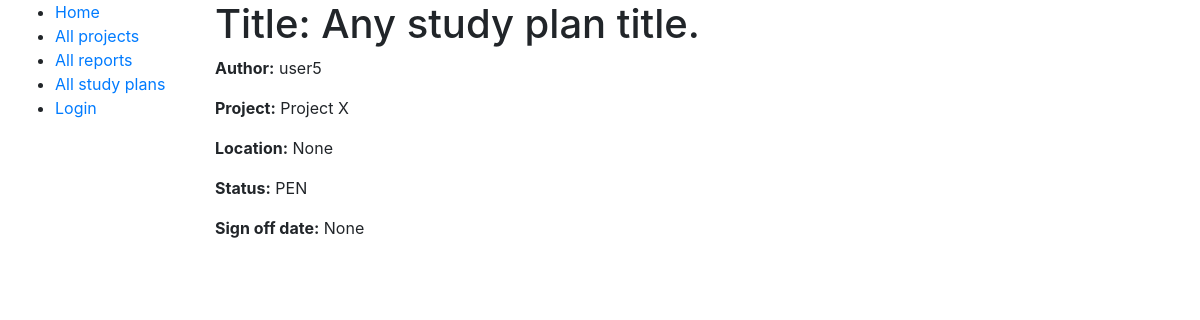
/fileindex/study_plans/2, run on an earlier commit of the app's database.
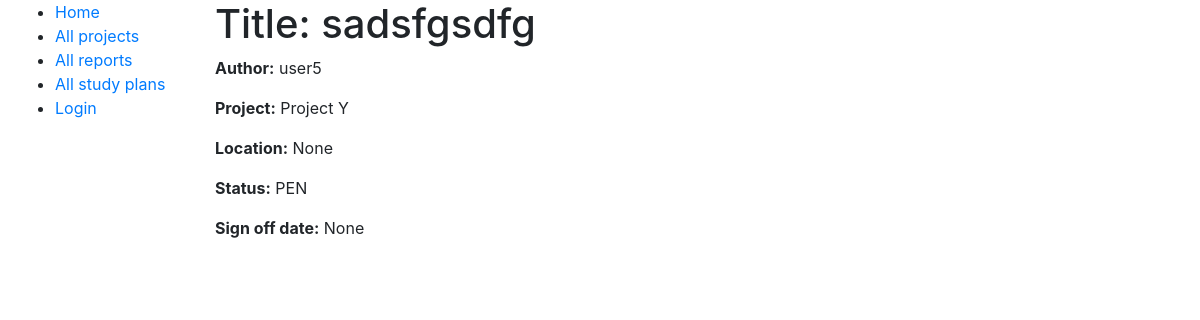
And on a later commit of the database.
### fileindex/models.py (models this page shows, shortened)
class Document(models.Model):
    owner = models.ForeignKey(User, on_delete=models.SET_NULL, blank=True, null=True)
    project = models.ForeignKey(Project, on_delete=models.SET_NULL, blank=True, null=True)
    location = models.ForeignKey(Location, on_delete=models.SET_NULL, blank=True, null=True)
    DOCUMENT_CODE = (
        ('SP', 'Study plan'),
        ('R', 'Report'),
        ('RDF', 'Related file'),
        ('LBN', 'Lab book'),
    )
    document_code = models.CharField(max_length=3, choices=DOCUMENT_CODE, default='')
    e_copy = models.FileField(upload_to='uploads/', null=True, blank=True)
    class Meta:
        abstract = True

class StudyPlan(Document):
    title = models.TextField()
    DOCUMENT_STATUS = (
        ('PEN', 'Pending'),
        ('IND', 'In draft'),
        ('COM', 'Complete'),
    )
    status = models.CharField(max_length=3, choices=DOCUMENT_STATUS, default='PEN')
    sign_date = models.DateField(null=True, blank=True)

class Project(models.Model):
    name = models.CharField(max_length=128)
    leader = models.ForeignKey(User, on_delete=models.CASCADE)
    prefix = models.CharField(max_length=8)
    def __str__(self):
        return self.name

### fileindex/views.py (the view)
# urls.py: path('study_plans/<int:pk>', views.StudyPlanDetailView.as_view(), name='studyplan-detail'),
class StudyPlanDetailView(generic.DetailView):
    model = StudyPlan

### fileindex/templates/fileindex/studyplan_detail.html
{% extends "base_generic.html" %}
{% block content %}
	<h1>Title: {{ studyplan.title }}</h1>
	<p><strong>Author:</strong> {{ studyplan.owner }}</p>
	<p><strong>Project:</strong> {{ studyplan.project }}</p>
	<p><strong>Location:</strong> {{ studyplan.location }}</p>
	<p><strong>Status:</strong> {{ studyplan.status }}</p>
	<p><strong>Sign off date:</strong> {{ studyplan.sign_date }}</p>
{% endblock %}

What changed in the data, as far as the page shows it:
changed StudyPlan "None": title "Any study plan title." → "sadsfgsdfg"; project "Project X" → "Project Y"
